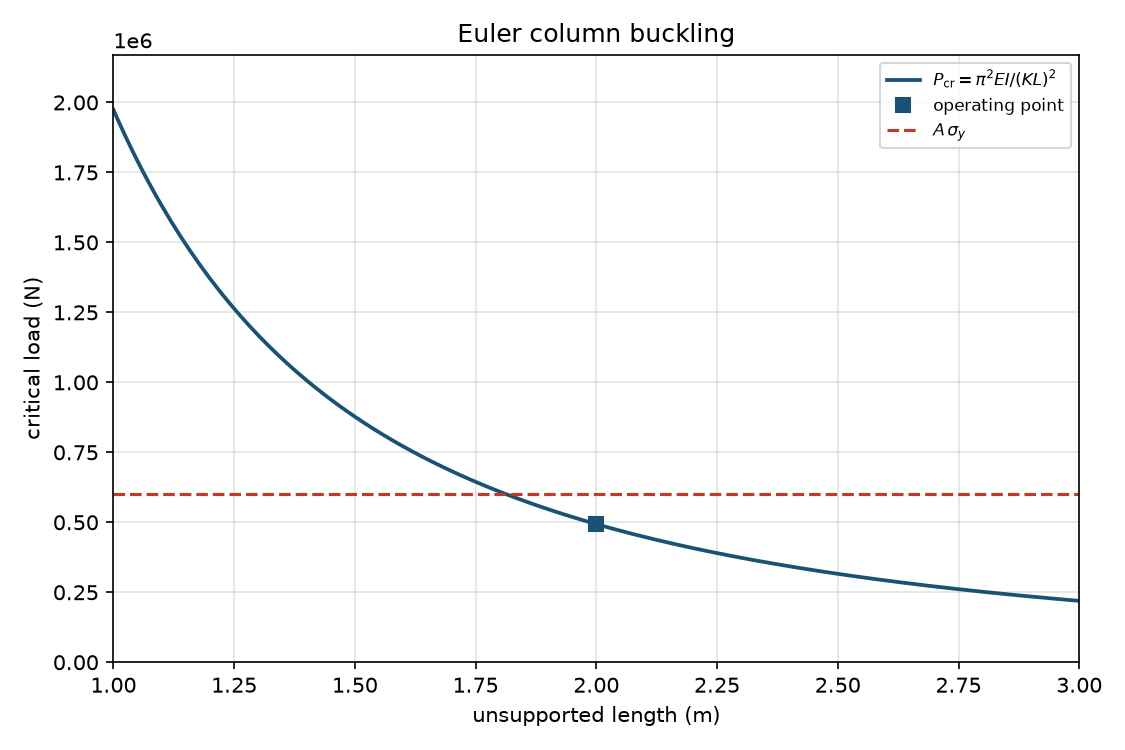

Source code (Python):
#!/usr/bin/env python3
"""Elastic Euler column buckling load, stress, and slenderness.

euler_critical_load is P_cr = pi**2*E*I/(K*L)**2.
euler_critical_load_fixity is P_cr = C*pi**2*E*I/L**2 with C = 1/K**2.
effective_column_length is L' = K*L.
end_fixity_coefficient is C = 1/K**2.
radius_of_gyration is rho = sqrt(I/A).
column_slenderness is K*L/rho.
euler_critical_stress is sigma_cr = P_cr/A = pi**2*E/(K*L/rho)**2.
Optional compressive yield compares sigma_cr to yield for Euler validity.
"""

from __future__ import annotations

import argparse
import math
import sys
import tempfile
from pathlib import Path

CHECK_TOL = 1e-9
PLOT_TITLE = "Euler column buckling"
PLOT_LENGTH_START = 0.5
PLOT_LENGTH_END = 1.5
PLOT_Y_PAD = 1.1
N_CURVE = 201
DEFAULT_K = 1.0

SKILL_DIR = Path(__file__).resolve().parent

# Classical ideal ends: K = L'/L = 1/sqrt(C). Fixed-pinned uses C = 2
# (AFFDL table lists 2.05 for the exact transcendental root).
CLASSICAL_K = {
    "pinned-pinned": 1.0,
    "fixed-fixed": 0.5,
    "fixed-pinned": 1.0 / math.sqrt(2.0),
    "fixed-free": 2.0,
}

ASSUMPTIONS = (
    "elastic Euler only; concentric axial compression; initially straight "
    "prismatic member; stable cross section (no local crippling); "
    "homogeneous isotropic linear-elastic material; "
    "euler_critical_load P_cr = pi**2*E*I/(K*L)**2; "
    "euler_critical_load_fixity P_cr = C*pi**2*E*I/L**2 with "
    "end_fixity_coefficient C = 1/K**2; "
    "effective_column_length L_eff = K*L; "
    "optional radius_of_gyration rho = sqrt(I/A), "
    "column_slenderness K*L/rho, and "
    "euler_critical_stress sigma_cr = P_cr/A; "
    "optional compressive yield: euler_valid when sigma_cr < yield, else "
    "yield_first; short-column, tangent-modulus, Johnson, and eccentricity "
    "formulas are omitted; "
    f"default end-fix factor K = {DEFAULT_K:g} (pinned-pinned)"
)


def print_kv(key: str, value: object) -> None:
    if isinstance(value, float):
        text = f"{value:.8g}"
    else:
        text = str(value)
    print(f"{key}: {text}")


def close(actual: float, expected: float, tol: float = CHECK_TOL) -> bool:
    scale = max(abs(expected), 1.0)
    return abs(actual - expected) <= tol * scale


def require_positive(name: str, value: float) -> None:
    if not math.isfinite(value) or value <= 0.0:
        raise ValueError(f"{name} must be finite and > 0")


def resolve_k(k: float | None, ends: str | None) -> tuple[float, str]:
    if ends is not None:
        key = ends.strip().lower()
        if key not in CLASSICAL_K:
            allowed = ", ".join(sorted(CLASSICAL_K))
            raise ValueError(f"unknown --ends {ends!r}; use one of: {allowed}")
        classical = CLASSICAL_K[key]
        if k is not None and not close(float(k), classical):
            raise ValueError(
                f"--k {k:g} disagrees with --ends {key} (K = {classical:g})"
            )
        return classical, key
    if k is None:
        return DEFAULT_K, "pinned-pinned"
    require_positive("end-fix factor", k)
    for name, value in CLASSICAL_K.items():
        if close(float(k), value):
            return float(k), name
    return float(k), "custom"


def effective_length(k: float, length: float) -> float:
    """effective_column_length: L' = K*L."""
    return k * length


def end_fixity_coefficient(k: float) -> float:
    """end_fixity_coefficient: C = 1/K**2."""
    return 1.0 / (k * k)


def euler_load(modulus: float, inertia: float, k: float, length: float) -> float:
    """euler_critical_load: P_cr = pi**2*E*I/(K*L)**2."""
    leff = effective_length(k, length)
    return (math.pi ** 2) * modulus * inertia / (leff * leff)


def euler_load_fixity(
    fixity: float, modulus: float, inertia: float, length: float
) -> float:
    """euler_critical_load_fixity: P_cr = C*pi**2*E*I/L**2."""
    return fixity * (math.pi ** 2) * modulus * inertia / (length * length)


def radius_of_gyration(inertia: float, area: float) -> float:
    """radius_of_gyration: rho = sqrt(I/A)."""
    return math.sqrt(inertia / area)


def column_slenderness(
    k: float, length: float, inertia: float, area: float
) -> float:
    """column_slenderness: K*L/rho."""
    return effective_length(k, length) / radius_of_gyration(inertia, area)


def euler_stress(
    modulus: float, k: float, length: float, inertia: float, area: float
) -> float:
    """euler_critical_stress: pi**2*E/(K*L/rho)**2."""
    slender = column_slenderness(k, length, inertia, area)
    return (math.pi ** 2) * modulus / (slender * slender)


def evaluate(
    modulus: float,
    inertia: float,
    length: float,
    k: float | None,
    ends: str | None,
    area: float | None,
    yield_stress: float | None,
) -> dict[str, float | str]:
    require_positive("Young's modulus", modulus)
    require_positive("second moment of area", inertia)
    require_positive("unsupported length", length)
    k_use, end_name = resolve_k(k, ends)
    fixity = end_fixity_coefficient(k_use)
    leff = effective_length(k_use, length)
    load = euler_load(modulus, inertia, k_use, length)
    load_c = euler_load_fixity(fixity, modulus, inertia, length)
    if not close(load, load_c):
        raise ValueError("K-form and C-form Euler loads disagree")

    result: dict[str, float | str] = {
        "E_Pa": modulus,
        "I_m4": inertia,
        "L_m": length,
        "K": k_use,
        "ends": end_name,
        "C": fixity,
        "L_eff_m": leff,
        "P_cr_N": load,
    }

    if area is not None:
        require_positive("cross-sectional area", area)
        rho = radius_of_gyration(inertia, area)
        slender = column_slenderness(k_use, length, inertia, area)
        stress = euler_stress(modulus, k_use, length, inertia, area)
        stress_from_load = load / area
        if not close(stress, stress_from_load):
            raise ValueError("P_cr/A and Euler stress disagree")
        result["A_m2"] = area
        result["rho_m"] = rho
        result["slenderness"] = slender
        result["sigma_cr_Pa"] = stress

    if yield_stress is not None:
        if area is None:
            raise ValueError("compressive yield requires --area")
        require_positive("compressive yield", yield_stress)
        stress = float(result["sigma_cr_Pa"])
        result["yield_Pa"] = yield_stress
        if stress < yield_stress:
            result["euler_regime"] = "valid_euler"
        else:
            result["euler_regime"] = "yield_first"

    return result


def linspace(start: float, stop: float, count: int) -> list[float]:
    if count == 1:
        return [start]
    step = (stop - start) / (count - 1)
    return [start + step * i for i in range(count)]


def ensure_matplotlib():
    try:
        import matplotlib

        if "matplotlib.pyplot" not in sys.modules:
            matplotlib.use("Agg")
        import matplotlib.pyplot as plt
    except ImportError as exc:
        raise ValueError("matplotlib is required to plot Euler buckling") from exc
    return plt


def write_plot(result: dict[str, float | str], out_path: Path) -> None:
    plt = ensure_matplotlib()
    modulus = float(result["E_Pa"])
    inertia = float(result["I_m4"])
    length = float(result["L_m"])
    k = float(result["K"])
    load = float(result["P_cr_N"])
    # Window around the operating length so 1/L**2 does not dominate near L = 0.
    l_min = PLOT_LENGTH_START * length
    l_max = PLOT_LENGTH_END * length
    lengths = linspace(l_min, l_max, N_CURVE)
    loads = [euler_load(modulus, inertia, k, L) for L in lengths]
    y_top = PLOT_Y_PAD * max(max(loads), load)

    fig, ax = plt.subplots(1, 1, figsize=(7.5, 5.0))
    ax.plot(
        lengths,
        loads,
        color="#1a5276",
        linewidth=1.8,
        label=r"$P_{\mathrm{cr}}=\pi^{2}EI/(KL)^{2}$",
    )
    ax.plot(
        length,
        load,
        "s",
        color="#1a5276",
        markersize=7,
        zorder=5,
        label="operating point",
    )
    if "yield_Pa" in result and "A_m2" in result:
        yield_load = float(result["yield_Pa"]) * float(result["A_m2"])
        ax.axhline(
            yield_load,
            color="#c0392b",
            linestyle="--",
            linewidth=1.5,
            label=r"$A\,\sigma_y$",
        )
        if yield_load <= y_top * 2.0:
            y_top = max(y_top, PLOT_Y_PAD * yield_load)
    ax.set_xlabel("unsupported length (m)")
    ax.set_ylabel("critical load (N)")
    ax.set_title(PLOT_TITLE)
    ax.grid(True, alpha=0.35)
    ax.legend(loc="best", fontsize=8)
    ax.set_xlim(l_min, l_max)
    ax.set_ylim(0.0, y_top)
    fig.tight_layout()
    out_path.parent.mkdir(parents=True, exist_ok=True)
    try:
        fig.savefig(out_path, dpi=150)
    except OSError as exc:
        plt.close(fig)
        raise ValueError(f"could not write the plot: {exc}") from exc
    plt.close(fig)


def emit(result: dict[str, float | str], graph: Path | None) -> None:
    print_kv("title", PLOT_TITLE)
    print_kv("assumptions", ASSUMPTIONS)
    print_kv("E_Pa", result["E_Pa"])
    print_kv("I_m4", result["I_m4"])
    print_kv("L_m", result["L_m"])
    print_kv("K", result["K"])
    print_kv("ends", result["ends"])
    print_kv("C", result["C"])
    print_kv("L_eff_m", result["L_eff_m"])
    print_kv("P_cr_N", result["P_cr_N"])
    if "A_m2" in result:
        print_kv("A_m2", result["A_m2"])
        print_kv("rho_m", result["rho_m"])
        print_kv("slenderness", result["slenderness"])
        print_kv("sigma_cr_Pa", result["sigma_cr_Pa"])
    if "yield_Pa" in result:
        print_kv("yield_Pa", result["yield_Pa"])
        print_kv("euler_regime", result["euler_regime"])
    if graph is not None:
        print_kv("graph", str(graph))


def fail(message: str) -> int:
    print(f"CHECK FAIL: {message}", file=sys.stderr)
    return 1


def run_check() -> int:
    if not close(euler_load(1.0, 1.0, 1.0, 1.0), math.pi ** 2):
        return fail("unit pinned Euler load is not pi**2")
    if not close(euler_load_fixity(1.0, 1.0, 1.0, 1.0), math.pi ** 2):
        return fail("unit fixity Euler load is not pi**2")
    if not close(euler_load(1.0, 1.0, 0.5, 1.0), 4.0 * math.pi ** 2):
        return fail("fixed-fixed load is not 4*pi**2")
    if not close(end_fixity_coefficient(0.5), 4.0):
        return fail("fixed-fixed C is not 4")
    if not close(effective_length(0.5, 2.0), 1.0):
        return fail("effective length K*L mismatch")

    modulus = 2.0e11
    inertia = 1.0e-6
    length = 2.0
    area = 1.0e-3
    expected_load = (math.pi ** 2) * 5.0e4
    if not close(euler_load(modulus, inertia, 1.0, length), expected_load):
        return fail("steel sample load mismatch")
    rho = radius_of_gyration(inertia, area)
    if not close(rho, math.sqrt(1.0e-3)):
        return fail("radius of gyration mismatch")
    slender = column_slenderness(1.0, length, inertia, area)
    if not close(slender, length / rho):
        return fail("slenderness mismatch")
    stress = euler_stress(modulus, 1.0, length, inertia, area)
    if not close(stress, expected_load / area):
        return fail("critical stress mismatch")

    valid = evaluate(modulus, inertia, length, 1.0, None, area, 6.0e8)
    if valid["euler_regime"] != "valid_euler":
        return fail("high yield was not valid_euler")
    first = evaluate(modulus, inertia, length, 1.0, None, area, 2.5e8)
    if first["euler_regime"] != "yield_first":
        return fail("low yield was not yield_first")

    fixed = evaluate(modulus, inertia, length, None, "fixed-fixed", None, None)
    if not close(float(fixed["K"]), 0.5) or not close(float(fixed["C"]), 4.0):
        return fail("fixed-fixed ends did not set K and C")
    if not close(float(fixed["P_cr_N"]), 4.0 * expected_load):
        return fail("fixed-fixed load is not four times pinned")

    try:
        evaluate(modulus, inertia, length, 1.0, "fixed-fixed", None, None)
        return fail("disagreeing --k and --ends were accepted")
    except ValueError:
        pass
    try:
        evaluate(modulus, inertia, length, 1.0, None, None, 2.5e8)
        return fail("yield without area was accepted")
    except ValueError:
        pass
    try:
        evaluate(0.0, inertia, length, 1.0, None, None, None)
        return fail("zero modulus was accepted")
    except ValueError:
        pass

    class _Capture:
        def __init__(self) -> None:
            self.parts: list[str] = []

        def write(self, text: str) -> None:
            self.parts.append(text)

        def flush(self) -> None:
            return None

    def capture(argv: list[str]) -> tuple[int, str, str]:
        out = _Capture()
        err = _Capture()
        old_out, old_err = sys.stdout, sys.stderr
        sys.stdout, sys.stderr = out, err
        try:
            code = main(argv)
        finally:
            sys.stdout, sys.stderr = old_out, old_err
        return code, "".join(out.parts), "".join(err.parts)

    with tempfile.TemporaryDirectory() as tmp:
        out = str(Path(tmp) / "euler.png")
        code, text, err = capture(
            [
                "--E",
                "2e11",
                "--inertia",
                "1e-6",
                "--length",
                "2",
                "--area",
                "1e-3",
                "--yield",
                "6e8",
                "--out",
                out,
            ]
        )
        if code != 0:
            return fail(f"main returned {code}: {err}")
        data = Path(out).read_bytes()
        if not data.startswith(b"\x89PNG"):
            return fail("run did not write a PNG")
        for key in (
            "title: Euler column buckling",
            "P_cr_N:",
            "slenderness:",
            "sigma_cr_Pa:",
            "euler_regime: valid_euler",
            "graph:",
        ):
            if key not in text:
                return fail(f"stdout missing {key}")

        code, text, err = capture(
            [
                "--E",
                "2e11",
                "--inertia",
                "1e-6",
                "--length",
                "2",
                "--ends",
                "fixed-free",
            ]
        )
        if code != 0:
            return fail(f"fixed-free returned {code}: {err}")
        if "ends: fixed-free" not in text or "K: 2" not in text:
            return fail("fixed-free ends were not applied")
        if "slenderness:" in text:
            return fail("run without area printed slenderness")

        code, _text, err = capture(
            ["--E", "2e11", "--inertia", "1e-6", "--length", "2", "--yield", "2.5e8"]
        )
        if code != 2 or "area" not in err:
            return fail("yield without area was accepted on the CLI")
        code, _text, _err = capture(["--E", "2e11", "--inertia", "1e-6"])
        if code != 2:
            return fail("missing length was accepted")

    print("check: pass")
    print_kv("P_cr_N", expected_load)
    print_kv("sigma_cr_Pa", expected_load / area)
    print_kv("slenderness", slender)
    return 0


def parse_args(argv: list[str] | None = None) -> argparse.Namespace:
    parser = argparse.ArgumentParser(
        description=(
            "Elastic Euler critical buckling load for a concentrically loaded "
            "prismatic column, with optional area, yield transition check, "
            "and PNG of critical load versus length."
        )
    )
    parser.add_argument("--E", type=float, default=None, help="Young's modulus E [Pa]")
    parser.add_argument(
        "--inertia",
        type=float,
        default=None,
        help="second moment of area I [m^4]",
    )
    parser.add_argument(
        "--length",
        type=float,
        default=None,
        help="unsupported length L [m]",
    )
    parser.add_argument(
        "--k",
        type=float,
        default=None,
        help=f"end-fix factor K (default {DEFAULT_K:g}, pinned-pinned)",
    )
    parser.add_argument(
        "--ends",
        type=str,
        default=None,
        choices=sorted(CLASSICAL_K),
        help="classical end condition that sets K",
    )
    parser.add_argument(
        "--area",
        type=float,
        default=None,
        help="cross-sectional area A [m^2] for stress and slenderness",
    )
    parser.add_argument(
        "--yield",
        dest="yield_stress",
        type=float,
        default=None,
        help="compressive yield stress [Pa] for Euler versus yield check",
    )
    parser.add_argument("--out", type=str, default=None, help="optional PNG path")
    parser.add_argument("--check", action="store_true", help="run built-in consistency checks")
    return parser.parse_args(argv)


def main(argv: list[str] | None = None) -> int:
    args = parse_args(argv)
    if args.check:
        return run_check()

    if args.E is None or args.inertia is None or args.length is None:
        print(
            "error: requires --E, --inertia, and --length",
            file=sys.stderr,
        )
        return 2

    try:
        result = evaluate(
            args.E,
            args.inertia,
            args.length,
            args.k,
            args.ends,
            args.area,
            args.yield_stress,
        )
    except ValueError as exc:
        print(f"error: {exc}", file=sys.stderr)
        return 2

    graph: Path | None = None
    if args.out is not None:
        out_path = Path(args.out).resolve()
        try:
            write_plot(result, out_path)
        except ValueError as exc:
            print(f"error: {exc}", file=sys.stderr)
            return 2
        graph = out_path

    emit(result, graph)
    return 0


if __name__ == "__main__":
    sys.exit(main())
